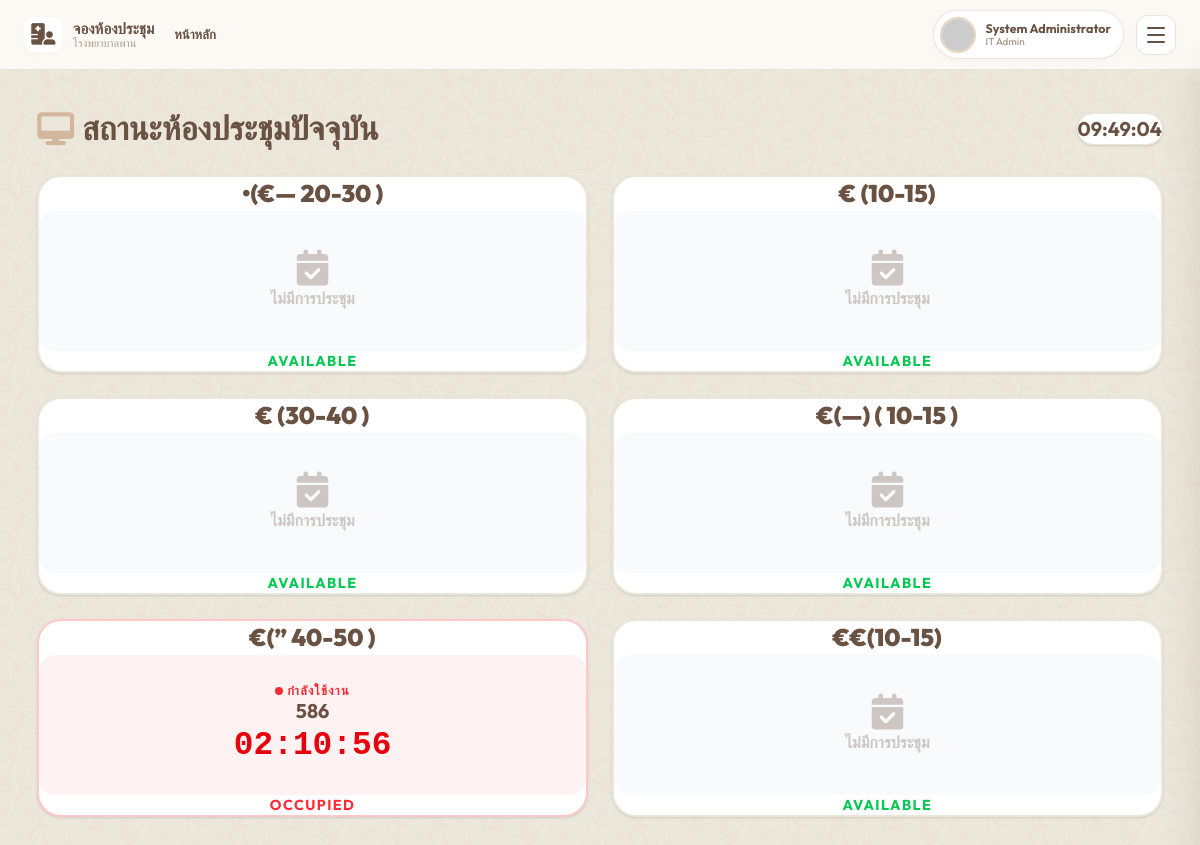
Page /dashboard.php?view=room_status (signed in) on the earlier database version.
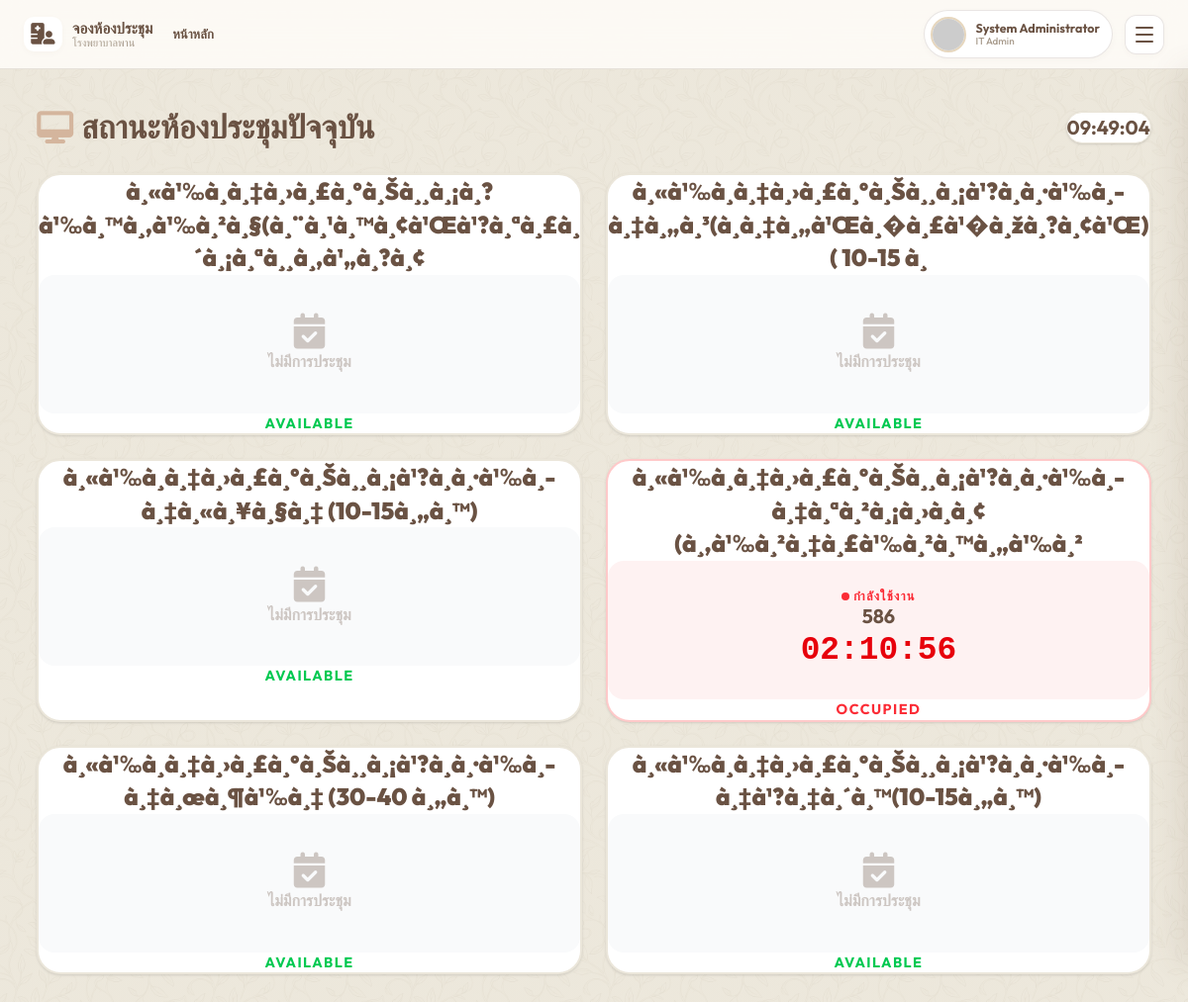
Same page on the later database version.
### tables this page shows
CREATE TABLE `rooms` (
  `id` int(10) unsigned NOT NULL AUTO_INCREMENT,
  `name` varchar(100) NOT NULL,
  `capacity` int(10) unsigned NOT NULL,
  `location` varchar(255) DEFAULT NULL,
  `description` text DEFAULT NULL,
  `image_url` varchar(255) DEFAULT NULL,
  `images` text DEFAULT NULL,
  `status` enum('available','maintenance') DEFAULT 'available',
  `created_at` timestamp NOT NULL DEFAULT current_timestamp(),
  PRIMARY KEY (`id`)
);

CREATE TABLE `bookings` (
  `id` int(10) unsigned NOT NULL AUTO_INCREMENT,
  `room_id` int(10) unsigned DEFAULT NULL,
  `user_id` int(10) unsigned NOT NULL,
  `title` varchar(255) NOT NULL,
  `description` text DEFAULT NULL,
  `start_time` datetime NOT NULL,
  `end_time` datetime NOT NULL,
  `participants_count` int(10) unsigned DEFAULT 0,
  `phone` varchar(20) DEFAULT NULL,
  `attachment_path` varchar(255) DEFAULT NULL,
  `department_name` varchar(100) DEFAULT NULL,
  `is_external` tinyint(1) DEFAULT 0,
  `external_org` varchar(255) DEFAULT NULL,
  `status` enum('pending','approved','rejected','cancelled','completed') DEFAULT 'pending',
  `created_at` timestamp NOT NULL DEFAULT current_timestamp(),
  `deleted_at` datetime DEFAULT NULL,
  PRIMARY KEY (`id`),
  KEY `room_id` (`room_id`),
  KEY `user_id` (`user_id`),
  KEY `idx_start_end` (`start_time`,`end_time`),
  KEY `idx_status` (`status`),
  KEY `idx_is_external` (`is_external`),
  CONSTRAINT `bookings_ibfk_1` FOREIGN KEY (`room_id`) REFERENCES `rooms` (`id`) ON DELETE SET NULL,
  CONSTRAINT `bookings_ibfk_2` FOREIGN KEY (`user_id`) REFERENCES `users` (`id`) ON DELETE CASCADE
);

### api/core/Database.php (called while the page is built, shortened)
<?php
class Database {
    private static $instance = null;
    private $pdo;
    private function __construct() {
        $dsn = "mysql:host=" . DB_HOST . ";dbname=" . DB_NAME . ";charset=utf8mb4";
        $options = [
            PDO::ATTR_ERRMODE            => PDO::ERRMODE_EXCEPTION,
            PDO::ATTR_DEFAULT_FETCH_MODE => PDO::FETCH_ASSOC,
            PDO::ATTR_EMULATE_PREPARES   => false,
        ];
        try {
            $this->pdo = new PDO($dsn, DB_USER, DB_PASS, $options);
        } catch (PDOException $e) {
            header('Content-Type: application/json');
            http_response_code(500);
            echo json_encode(['success' => false, 'message' => 'Database connection failed']);
            exit;
        }
    }
    public static function getInstance(): self {
        if (self::$instance === null) {
            self::$instance = new self();
        }
        return self::$instance;
    }
    public function getConnection(): PDO {
        return $this->pdo;
    }
}

### api/core/RoomRepository.php (called while the page is built, shortened)
<?php
class RoomRepository {
    private $db;
    public function __construct() {
        $this->db = Database::getInstance()->getConnection();
    }
    public function getAll($status = null) {
        $sql = "SELECT * FROM rooms";
        $sql .= " ORDER BY name ASC";
        $stmt = $this->db->prepare($sql);
        if ($status) {
            $stmt->execute([':status' => $status]);
        } else {
            $stmt->execute();
        }
        return $stmt->fetchAll();
    }
}

### api/core/BookingRepository.php (called while the page is built, shortened)
<?php
class BookingRepository {
    private $db;
    public function __construct() {
        $this->db = Database::getInstance()->getConnection();
    }
    public function getAll(array $filters = []) {
        $sql = "SELECT b.*, r.name as room_name, r.location, u.first_name, u.last_name, u.emp_code, u.dept_name as user_dept
                FROM bookings b
                LEFT JOIN rooms r ON b.room_id = r.id
                JOIN users u ON b.user_id = u.id
                WHERE 1=1";
        $params = [];
        if (!empty($filters['only_trashed'])) {
            $sql .= " AND b.deleted_at IS NOT NULL";
        } else {
            $sql .= " AND b.deleted_at IS NULL";
        }
        if (!empty($filters['status'])) {
            if ($filters['status'] === 'active') {
                $sql .= " AND b.status IN ('pending', 'approved')";
            } else {
                $sql .= " AND b.status = :status";
                $params[':status'] = $filters['status'];
            }
        }
        if (!empty($filters['start']) && !empty($filters['end'])) {
            $sql .= " AND b.start_time >= :start AND b.end_time <= :end";
            $params[':start'] = $filters['start'];
            $params[':end'] = $filters['end'];
        }
        $order = (!empty($filters['upcoming'])) ? "ASC" : "DESC";
        $sql .= " ORDER BY b.start_time $order";
        $stmt = $this->db->prepare($sql);
        $stmt->execute($params);
        return $stmt->fetchAll();
    }
}

### views/room_status.php (the view, shortened to what the changed rows need)
<?php
$roomRepo = new RoomRepository();
$bookingRepo = new BookingRepository();
$rooms = $roomRepo->getAll();
$today_start = date('Y-m-d 00:00:00');
$today_end = date('Y-m-d 23:59:59');
$today_bookings = $bookingRepo->getAll([
    'start' => $today_start,
    'end' => $today_end,
    'status' => 'approved'
]);
$room_schedules = [];
foreach ($rooms as $room) {
    $room_schedules[$room['id']] = [];
}
foreach ($today_bookings as $b) {
    if ($b['room_id']) {
        $room_schedules[$b['room_id']][] = $b;
    }
}
$current_time = time();
?>
<div class="flex flex-col gap-6 w-full pb-10">
    <div class="flex justify-between items-center mb-2">
        <h2 class="text-2xl font-bold text-[#6A5243] flex items-center gap-2">
            <i class="fas fa-desktop text-[#D4B59D]"></i> สถานะห้องประชุมปัจจุบัน
        </h2>
    </div>
    <div class="grid grid-cols-1 md:grid-cols-2 xl:grid-cols-3 gap-6">
        <?php foreach ($rooms as $room):
            $schedules = $room_schedules[$room['id']] ?? [];
            usort($schedules, function($a, $b) {
                return strtotime($a['start_time']) - strtotime($b['start_time']);
            });
            $current_meeting = null;
            $next_meeting = null;
            foreach ($schedules as $s) {
                $start = strtotime($s['start_time']);
                $end = strtotime($s['end_time']);
                if ($current_time >= $start && $current_time <= $end) {
                    $current_meeting = $s;
                    break;
                } elseif ($current_time < $start && !$next_meeting) {
                    $next_meeting = $s;
                }
            }
            $is_active = $current_meeting !== null;
            $card_bg = $is_active ? 'bg-white border-red-200' : 'bg-white border-[#EBE6DA]';
        ?>
        <div class="rounded-3xl p-8 border-2 <?= $card_bg ?> shadow-sm flex flex-col items-center text-center transition-all hover:shadow-md">
            <h3 class="text-xl font-black text-[#6A5243] mb-4"><?= htmlspecialchars($room['name']) ?></h3>
            <div class="w-full py-6 px-4 rounded-2xl <?= $is_active ? 'bg-red-50' : 'bg-gray-50' ?> mb-4 flex flex-col items-center justify-center min-h-[140px]">
                <?php if ($is_active): ?>
                    <div class="text-xs font-bold text-red-500 mb-2 flex items-center gap-1 uppercase tracking-widest">
                        <span class="animate-pulse w-2 h-2 rounded-full bg-red-500 block"></span> กำลังใช้งาน
                    </div>
                    <h4 class="text-lg font-bold text-[#6A5243] mb-4 leading-tight"><?= htmlspecialchars($current_meeting['title']) ?></h4>
                    <div class="countdown-timer text-2xl font-black text-red-600 font-mono" data-target="<?= $current_meeting['end_time'] ?>" data-type="end">
                    </div>
                <?php else: ?>
                    <div class="flex flex-col items-center opacity-30">
                        <i class="fas fa-calendar-check text-4xl mb-2"></i>
                        <p class="font-bold">ไม่มีการประชุม</p>
                    </div>
                <?php endif; ?>
            </div>
            <div class="text-sm font-bold <?= $is_active ? 'text-red-500' : 'text-green-500' ?> uppercase tracking-widest">
                <?= $is_active ? 'Occupied' : 'Available' ?>
            </div>
        </div>
        <?php endforeach; ?>
    </div>
</div>

Differences in the rows shown:
changed rooms: name "•(€— 20-30 )" → "à¸«à¹‰à¸­à¸‡à¸›à¸£à¸°à¸Šà¸¸à¸¡à¸?à¹‰à¸™à¸‚à¹‰à¸²à¸§(à¸¨à¸¹à¸™à¸¢à¹Œà¹?à¸ªà¸£à¸´à¸¡à¸ªà¸¸à¸‚à¹„à¸?à¸¢"
changed rooms: name "€(—) ( 10-15 )" → "à¸«à¹‰à¸­à¸‡à¸›à¸£à¸°à¸Šà¸¸à¸¡à¹?à¸­à¸·à¹‰à¸­à¸‡à¸„à¸³(à¸­à¸‡à¸„à¹Œà¸�à¸£à¹�à¸žà¸?à¸¢à¹Œ) ( 10-15 à¸"; moves up the list
changed rooms (number 3 of 6 on the later page): name "€ (10-15)" → "à¸«à¹‰à¸­à¸‡à¸›à¸£à¸°à¸Šà¸¸à¸¡à¹?à¸­à¸·à¹‰à¸­à¸‡à¸«à¸¥à¸§à¸‡ (10-15à¸„à¸™)"
changed rooms (number 4 of 6 on the later page): name "€(” 40-50 )" → "à¸«à¹‰à¸­à¸‡à¸›à¸£à¸°à¸Šà¸¸à¸¡à¹?à¸­à¸·à¹‰à¸­à¸‡à¸ªà¸²à¸¡à¸›à¸­à¸¢(à¸‚à¹‰à¸²à¸‡à¸£à¹‰à¸²à¸™à¸„à¹‰à¸²"; moves up the list
changed rooms (number 5 of 6 on the later page): name "€ (30-40 )" → "à¸«à¹‰à¸­à¸‡à¸›à¸£à¸°à¸Šà¸¸à¸¡à¹?à¸­à¸·à¹‰à¸­à¸‡à¸œà¸¶à¹‰à¸‡ (30-40 à¸„à¸™)"
changed rooms (number 6 of 6 on the later page): name "€€(10-15)" → "à¸«à¹‰à¸­à¸‡à¸›à¸£à¸°à¸Šà¸¸à¸¡à¹?à¸­à¸·à¹‰à¸­à¸‡à¹?à¸‡à¸´à¸™(10-15à¸„à¸™)"
